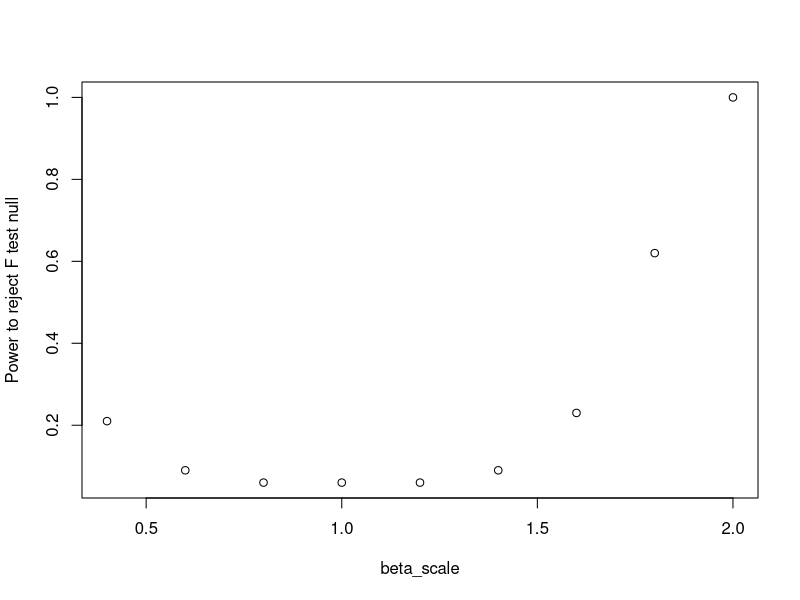

The R script that drew this image: (Note: a time limit stopped this script after it produced the figure.)
## ---- chunk 1
knitr::opts_chunk$set(echo = TRUE)
## ---- chunk 2
# Generate random X with N rows and p columns.
generate_X <- function(N, p) {
  X <- matrix(runif(N * p), nrow=N)

  return(as.data.frame(X))
}
## ---- chunk 3
# Generate errors for all X. Takes X as an argument; in a correctly specified model,
# the error doesn't depend on X, but we might want to simulate situations where it does.
generate_error <- function(X, sigma) {
  return(sigma * rnorm(nrow(X)))
}

# Generate Y using X, beta, and the error.
generate_Y <- function(X, beta, sigma) {
  return(as.matrix(X) %*% beta + generate_error(X, sigma))
}
## ---- chunk 4
# Return the p value for the F test of a linear model.
f_p_value <- function(fit) {
  fstat <- summary(fit)$fstatistic
  
  pf(fstat["value"], fstat["numdf"], fstat["dendf"], lower.tail=FALSE)
}

# Return the R^2 for a linear model fit.
r_squared <- function(fit) {
  summary(fit)$r.squared
}
## ---- chunk 5
beta <- c(-0.2, 0, -0.8)
sigma <- 0.5 # scale teh normal distribution

# What sample sizes should we try?
#sample_sizes <- 10:100
beta_scale <- seq(0.4, 2, by=0.2)

# For each sample size, what fraction of the tests were significant?
num_significant <- numeric(length(beta_scale))

# How many times should we try at each sample size?
num_trials <- 100
N <- 50

for (jj in seq_along(beta_scale)) {
  beta <- beta*beta_scale[jj]/1.0
  
  for (ii in 1:num_trials) {
    X <- generate_X(N, length(beta))
    Y <- generate_Y(X, beta, sigma)
  
    fit <- lm(Y ~ ., data=X) # . means "all columns"
    
    if (f_p_value(fit) <= 0.05) {
      num_significant[jj] <- num_significant[jj] + 1
    }
  }
}

plot(beta_scale, num_significant / num_trials,
     xlab="beta_scale", ylab="Power to reject F test null")
## ---- chunk 6
sigma <- 0.5

# Sample size to try -- needs to be bigger than the number of variables
N <- 100

# How many variables to use in our model
num_variables <- seq(1, 40, by=2)

# For each number of variables, what fraction of the tests were significant?
num_significant <- numeric(length(num_variables))

# How many times should we try?
num_trials <- 50

for (jj in seq_along(num_variables)) {
  p <- num_variables[jj]

  for (ii in 1:num_trials) {
    X <- generate_X(N, p)
    
    # Don't bother using generate_Y, because beta is 0. It would just do a matrix
    # multiplication with 0 for no purpose.
    Y <- generate_error(X, sigma)
  
    fit <- lm(Y ~ ., data=X)
    step_fit <- step(fit, trace=0) # do stepwise regression

    if (length(coef(step_fit)) > 1 && f_p_value(step_fit) <= 0.05) {
      num_significant[jj] <- num_significant[jj] + 1
    }
  }
}

plot(num_variables, num_significant / num_trials,
     xlab="Number of variables", ylab="Fraction of nulls falsely rejected")
## ---- chunk 7
# Generate errors for all X. The errors are t-distributed with 2 degrees of freedom.
generate_error <- function(X, sigma) {
  return(sigma * rt(nrow(X), df=2))
}
## ---- chunk 8
data <- rt(100, df=2)
qqnorm(data)
qqline(data)
## ---- chunk 9
sigma <- 0.5

# Sample size to try -- needs to be bigger than the number of variables
N <- 100

# How many variables to use in our model
num_variables <- seq(1, 40, by=2)

# For each number of variables, what fraction of the tests were significant?
num_significant <- numeric(length(num_variables))

# How many times should we try?
num_trials <- 50

for (jj in seq_along(num_variables)) {
  p <- num_variables[jj]

  for (ii in 1:num_trials) {
    X <- generate_X(N, p)
    
    # Don't bother using generate_Y, because beta is 0. It would just do a matrix
    # multiplication with 0 for no purpose.
    Y <- generate_error(X, sigma)
  
    fit <- lm(Y ~ ., data=X)
    step_fit <- step(fit, trace=0) # do stepwise regression

    if (length(coef(step_fit)) > 1 && f_p_value(step_fit) <= 0.05) {
      num_significant[jj] <- num_significant[jj] + 1
    }
  }
}

plot(num_variables, num_significant / num_trials,
     xlab="Number of variables", ylab="Fraction of nulls falsely rejected")
